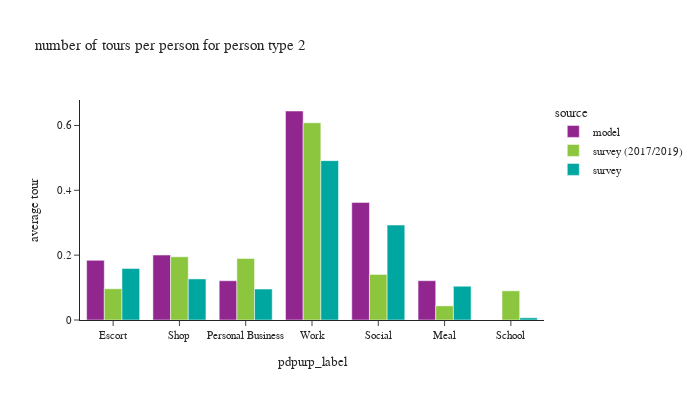

Notebook source saved alongside this figure:
### Code cell
plot_by_pptyp(df_tour, '2')

### Figure 1 — Plotly figure (JSON) as saved in the notebook; plotly's stock layout.template omitted (floating-point values rounded to 4 significant figures)
{"data": [{"alignmentgroup": "True", "hovertemplate": "source=model<br>pdpurp_label=%{x}<br>average tour=%{y}<extra></extra>", "legendgroup": "model", "marker": {"color": "#91268F", "pattern": {"shape": ""}}, "name": "model", "offsetgroup": "model", "orientation": "v", "showlegend": true, "textposition": "auto", "type": "bar", "x": ["Escort", "Shop", "Personal Business", "Work", "Social", "Meal"], "xaxis": "x", "y": [0.184, 0.2003, 0.1211, 0.6446, 0.3627, 0.1213], "yaxis": "y"}, {"alignmentgroup": "True", "hovertemplate": "source=survey (2017/2019)<br>pdpurp_label=%{x}<br>average tour=%{y}<extra></extra>", "legendgroup": "survey (2017/2019)", "marker": {"color": "#8CC63E", "pattern": {"shape": ""}}, "name": "survey (2017/2019)", "offsetgroup": "survey (2017/2019)", "orientation": "v", "showlegend": true, "textposition": "auto", "type": "bar", "x": ["Social", "Work", "Meal", "Shop", "Personal Business", "Escort", "School"], "xaxis": "x", "y": [0.1406, 0.6081, 0.04364, 0.1951, 0.1899, 0.09628, 0.08999], "yaxis": "y"}, {"alignmentgroup": "True", "hovertemplate": "source=survey<br>pdpurp_label=%{x}<br>average tour=%{y}<extra></extra>", "legendgroup": "survey", "marker": {"color": "#00A7A0", "pattern": {"shape": ""}}, "name": "survey", "offsetgroup": "survey", "orientation": "v", "showlegend": true, "textposition": "auto", "type": "bar", "x": ["Personal Business", "Shop", "Meal", "School", "Escort", "Work", "Social"], "xaxis": "x", "y": [0.09552, 0.1267, 0.1041, 0.006772, 0.1588, 0.4915, 0.2929], "yaxis": "y"}], "layout": {"barmode": "group", "font": {"size": 11}, "height": 400, "legend": {"title": {"text": "source"}, "tracegroupgap": 0}, "title": {"text": "number of tours per person for person type 2"}, "width": 700, "xaxis": {"anchor": "y", "domain": [0, 1], "title": {"text": "pdpurp_label"}}, "yaxis": {"anchor": "x", "domain": [0, 1], "tickformat": ".2", "title": {"text": "average tour"}}}}
